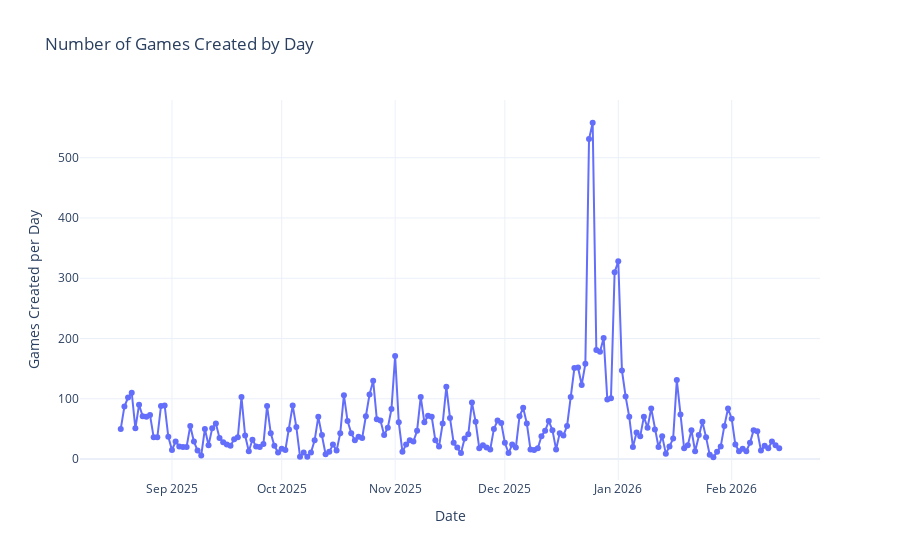

Notebook cell for this chart:
### Code cell
# Number of Games Created by Day
from src.plots.games_created_by_day import plot_games_created_by_day
plot_games_created_by_day()

### Figure 1 — Plotly figure (JSON) as saved in the notebook; plotly's stock layout.template omitted (floating-point values rounded to 4 significant figures; data arrays with more than 128 entries replaced by an {"elided": "..."} marker saying what was removed)
{"data": [{"hovertemplate": "day=%{x}<br>games_created=%{y}<extra></extra>", "legendgroup": "", "line": {"color": "#636efa", "dash": "solid"}, "marker": {"symbol": "circle"}, "mode": "lines+markers", "name": "", "orientation": "v", "showlegend": false, "type": "scatter", "x": {"elided": "181 str values"}, "xaxis": "x", "y": {"elided": "181 int values"}, "yaxis": "y"}], "layout": {"legend": {"tracegroupgap": 0}, "title": {"text": "Number of Games Created by Day"}, "xaxis": {"anchor": "y", "domain": [0, 1], "title": {"text": "Date"}}, "yaxis": {"anchor": "x", "domain": [0, 1], "title": {"text": "Games Created per Day"}}}}
